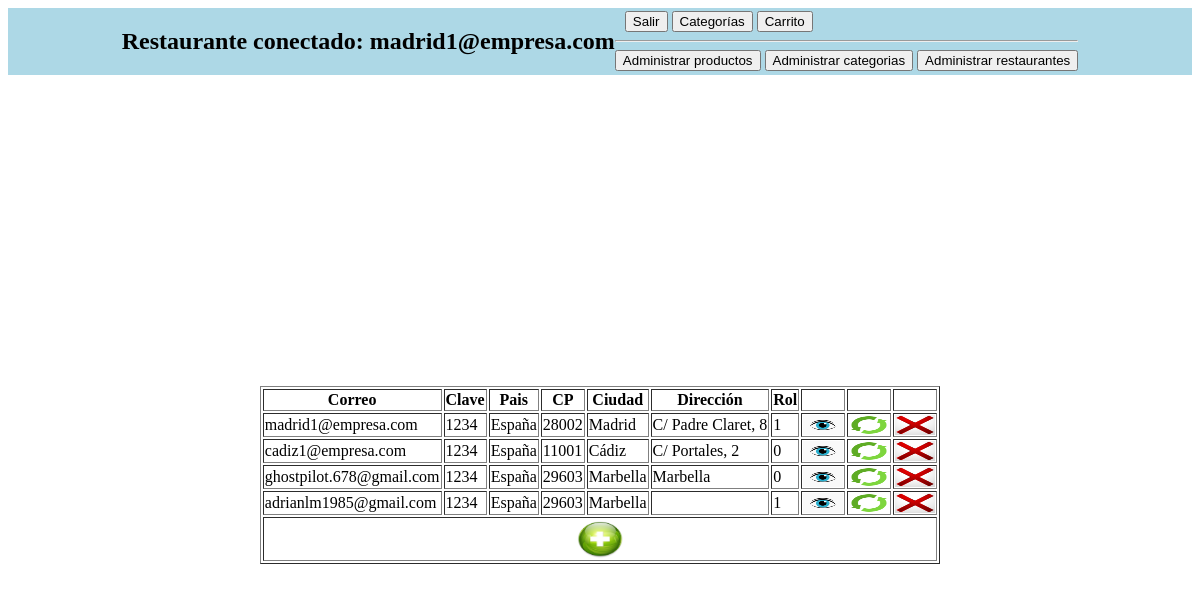
The app's page /administrarRestaurantes.php (signed in) with its own data.
### tables this page shows
CREATE TABLE `restaurantes` (
  `CodRes` int(11) NOT NULL,
  `Correo` varchar(90) NOT NULL,
  `Clave` varchar(45) NOT NULL,
  `Pais` varchar(45) NOT NULL,
  `CP` int(5) DEFAULT NULL,
  `Ciudad` varchar(45) NOT NULL,
  `Direccion` varchar(200) NOT NULL,
  `Rol` int(11) NOT NULL
);

### administrarRestaurantes.php (the view, shortened to what this page needs)
<?php
include 'bd.php';
require 'navbar.php';
$sql = 'SELECT * FROM restaurantes';
$restaurantes = $bd->query($sql);
?>
<!DOCTYPE html>
<html lang="en">
<head>
    <link rel="stylesheet" href="estilo.css">
</head>
<body>
    <div id="formulario">
        <table border="1">
            <tr>
                <th>Correo</th>
                <th>Clave</th>
                <th>Pais</th>
                <th>CP</th>
                <th>Ciudad</th>
                <th>Dirección</th>
                <th>Rol</th>
                <th></th>
                <th></th>
                <th></th>
            </tr>
            <?php foreach ($restaurantes as $restaurante) { ?>
            <tr>
                <td><a href="verRestaurante.php?CodRes=<?php echo $restaurante['CodRes'] ?>" class='enlace'><?php echo $restaurante['Correo'] ?></a></td>
                <td><a href="verRestaurante.php?CodRes=<?php echo $restaurante['CodRes'] ?>" class='enlace'><?php echo $restaurante['Clave'] ?></a></td>
                <td><a href="verRestaurante.php?CodRes=<?php echo $restaurante['CodRes'] ?>" class='enlace'><?php echo $restaurante['Pais'] ?></a></td>
                <td><a href="verRestaurante.php?CodRes=<?php echo $restaurante['CodRes'] ?>" class='enlace'><?php echo $restaurante['CP'] ?></a></td>
                <td><a href="verRestaurante.php?CodRes=<?php echo $restaurante['CodRes'] ?>" class='enlace'><?php echo $restaurante['Ciudad'] ?></a></td>
                <td><a href="verRestaurante.php?CodRes=<?php echo $restaurante['CodRes'] ?>" class='enlace'><?php echo $restaurante['Direccion'] ?></a></td>
                <td><a href="verRestaurante.php?CodRes=<?php echo $restaurante['CodRes'] ?>" class='enlace'><?php echo $restaurante['Rol'] ?></a></td>
                <td><a href='verRestaurante.php?CodRes=<?php echo $restaurante['CodRes'] ?>"'><img src="imagen/ver.jpg" width='40px' height='20px'></a></td>
                <td><a href='nuevoActualizarrestaurantes.php?CodRes=<?php echo $restaurante['CodRes'] ?>'><img src="imagen/actualizar.png" width='40px' height='20px'></a></td>
                <td><a href='borrarDatoAdm.php?CodRes=<?php echo $restaurante['CodRes'] ?>"'><img src="imagen/borrar.jpg" width='40px' height='20px'></a></td>
            </tr>
            <?php } ?>
            <tr>
                <td colspan="10" style="text-align: center;">
                    <a href='nuevoActualizarrestaurantes.php?CodRes=0'><img src="imagen/agregar.jpg" width='50px' height='40px'></a>
                </td>
            </tr>
        </table>
    </div>
</body>
</html>

### estilo.css (style rules this page uses)
#formulario { display:flex; justify-content:center; align-items: center; height: 100vh; }
.enlace { text-decoration: none; color: black; }

### records on screen
restaurantes: Correo "madrid1@empresa.com", Clave "1234", Pais "España", CP "28002", Ciudad "Madrid", Direccion "C/ Padre Claret, 8", Rol "1"
restaurantes: Correo "cadiz1@empresa.com", Clave "1234", Pais "España", CP "11001", Ciudad "Cádiz", Direccion "C/ Portales, 2", Rol "0"
restaurantes: Correo "ghostpilot.678@gmail.com", Clave "1234", Pais "España", CP "29603", Ciudad "Marbella", Direccion "Marbella", Rol "0"
restaurantes: Correo "adrianlm1985@gmail.com", Clave "1234", Pais "España", CP "29603", Ciudad "Marbella", Rol "1"

### other values on screen
$correo "madrid1@empresa.com"
